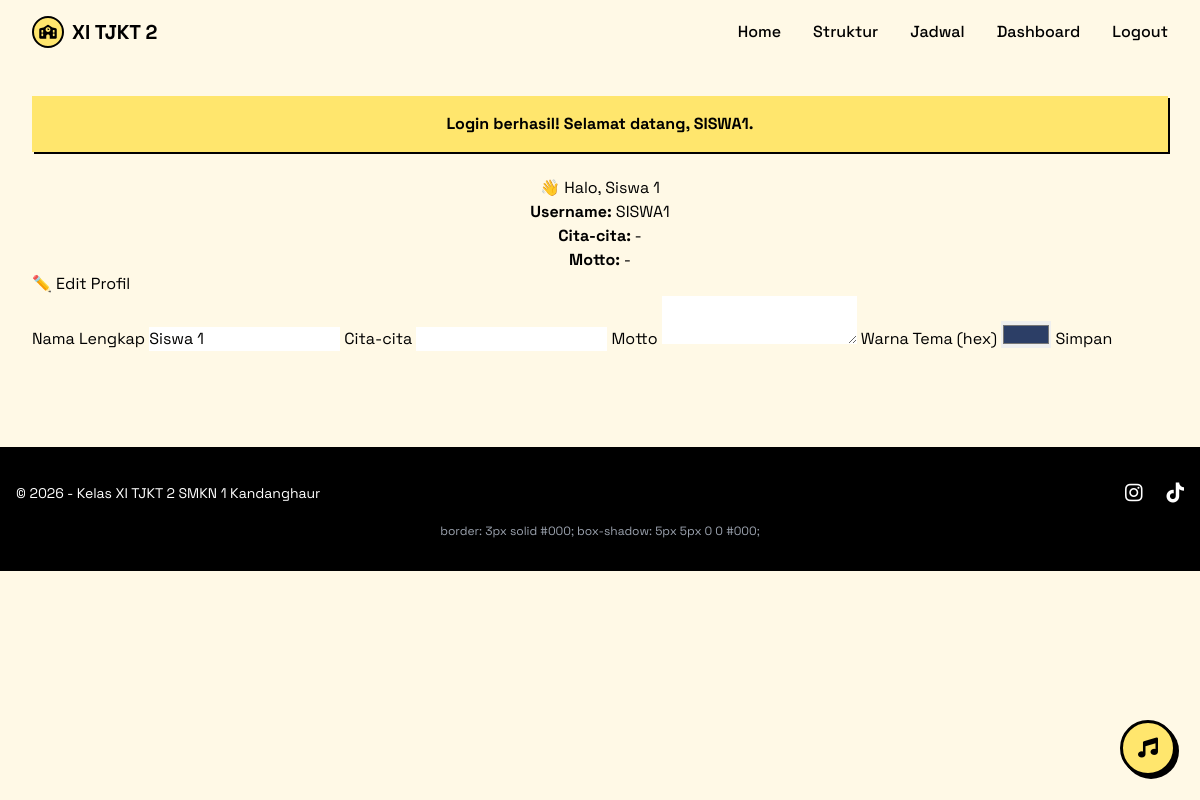
/index.php?page=dashboard_siswa (signed in), run on the app's committed database.
### tables this page shows
CREATE TABLE siswa (
    id INT AUTO_INCREMENT PRIMARY KEY,
    username VARCHAR(50) UNIQUE NOT NULL,
    password VARCHAR(255) NOT NULL,
    nama_siswa VARCHAR(100),
    cita_cita VARCHAR(255),
    motto TEXT,
    warna_tema VARCHAR(7) DEFAULT '#2c3e66',
    foto_profil VARCHAR(255),
    role ENUM('siswa', 'admin') DEFAULT 'siswa',
    jabatan VARCHAR(50) DEFAULT '',
    created_at TIMESTAMP DEFAULT CURRENT_TIMESTAMP
);

### pages/dashboard_siswa.php (the view, shortened to what this page needs)
<?php
$user = $conn->query("SELECT * FROM siswa WHERE id = {$_SESSION['user_id']}")->fetch_assoc();
?>
<?php include 'includes/header.php'; ?>
<div class="card" style="text-align: center;">
    <h1>👋 Halo, <?= htmlspecialchars($user['nama_siswa'] ?: $user['username']) ?></h1>
    <p><strong>Username:</strong> <?= $user['username'] ?></p>
    <p><strong>Cita-cita:</strong> <?= htmlspecialchars($user['cita_cita'] ?? '-') ?></p>
    <p><strong>Motto:</strong> <?= htmlspecialchars($user['motto'] ?? '-') ?></p>
</div>
<div class="card">
    <h2>✏️ Edit Profil</h2>
    <form method="POST" action="?page=update_profil">
        <label>Nama Lengkap</label>
        <input type="text" name="nama_siswa" value="<?= htmlspecialchars($user['nama_siswa']) ?>">
        <label>Cita-cita</label>
        <input type="text" name="cita_cita" value="<?= htmlspecialchars($user['cita_cita']) ?>">
        <label>Motto</label>
        <textarea name="motto"><?= htmlspecialchars($user['motto'] ?? '') ?></textarea>
        <label>Warna Tema (hex)</label>
        <input type="color" name="warna_tema" value="<?= $user['warna_tema'] ?? '#000000' ?>">
        <button type="submit" class="btn-primary">Simpan</button>
    </form>
</div>
<?php include 'includes/footer.php'; ?>

### assets/css/style.css (style rules this page uses)
body { font-family: 'Space Grotesk', sans-serif; }

### data on the page
siswa: nama_siswa "Siswa 1", username "SISWA1", cita_cita "-", motto "-", warna_tema "#2c3e66"

### other printed values
$toast['message'] "Login berhasil! Selamat datang, SISWA1."
